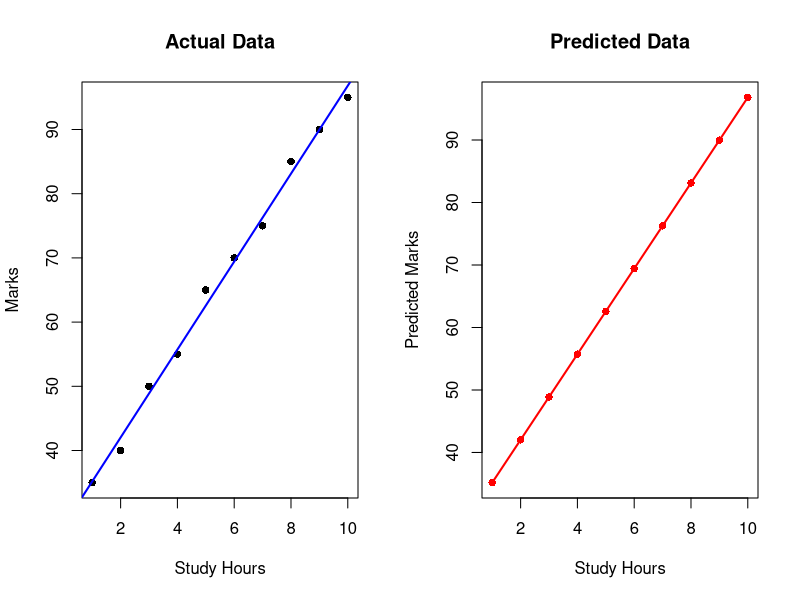

This chart was generated by the following R code:
# Install if not already installed
# install.packages("ggplot2")

# Load library
library(ggplot2)

# Create dataset
data <- data.frame(
  StudyHours = c(1,2,3,4,5,6,7,8,9,10),
  Marks = c(35,40,50,55,65,70,75,85,90,95)
)

# Train linear regression model
model <- lm(Marks ~ StudyHours, data = data)

cat("=== Student Performance Predictor ===\n")

# Take input from user
study_input <- as.numeric(readline("Enter study hours: "))

# Predict marks
predicted_marks <- predict(model, data.frame(StudyHours = study_input))

# Display result
cat("Predicted Marks:", round(predicted_marks, 2), "\n")

# 🔥 Create predicted data
pred_data <- data.frame(
  StudyHours = data$StudyHours,
  PredictedMarks = predict(model, data)
)

# 🔥 Side-by-side layout
par(mfrow = c(1, 2))

# 🔹 Graph 1: Actual Data
plot(data$StudyHours, data$Marks,
     main = "Actual Data",
     xlab = "Study Hours",
     ylab = "Marks",
     pch = 16)

abline(model, col = "blue", lwd = 2)

# 🔹 Graph 2: Predicted Data
plot(pred_data$StudyHours, pred_data$PredictedMarks,
     main = "Predicted Data",
     xlab = "Study Hours",
     ylab = "Predicted Marks",
     pch = 16,
     col = "red")

lines(pred_data$StudyHours, pred_data$PredictedMarks,
      col = "red", lwd = 2)

# Reset layout
par(mfrow = c(1,1))
